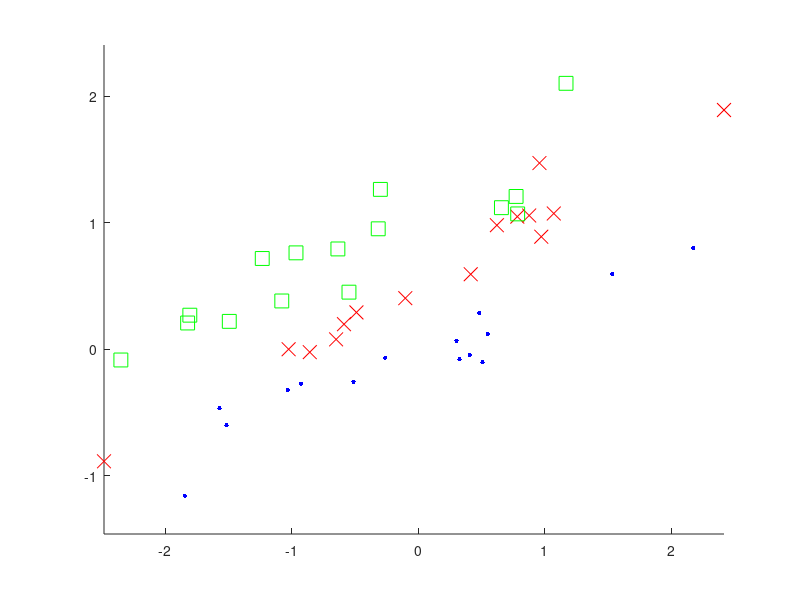

MATLAB code to generate this figure:
function [r1 r2 r3] = gen2Dsample3(n1, n2, n3)

drawfig = false;
msize = 10;
if nargin < 1
    n1 = 15;
    n2 = 15;
    n3 = 15;    
    drawfig = true;
end

 
A = randn(2, n1);
%B = [1 0.6; 0.6 0.7];
%A = randn(2, 10);
%B = [1 0.4; 0.4 0.4];
B = [1 0.4; 0.4 0.4];
r1 = B * A;


A = randn(2, n2);
%B = [1 0.6; 0.6 0.7];
%A = randn(2, 10);
%B = [1 0.4; 0.4 0.4];
r2 = B * A + repmat([0 0.5]', 1, n2);

A = randn(2, n3);
r3 = B * A + repmat([-0.2 0.9]', 1, n3);

if (drawfig)
    figure(11); clf; hold on;
    plot(r1(1,:), r1(2,:), 'b.', 'MarkerSize', msize);
    plot(r2(1,:), r2(2,:), 'rx', 'MarkerSize', msize);
    plot(r3(1,:), r3(2,:), 'gs', 'MarkerSize', msize);
    axis equal
end

r1 = r1';
r2 = r2';
r3 = r3';